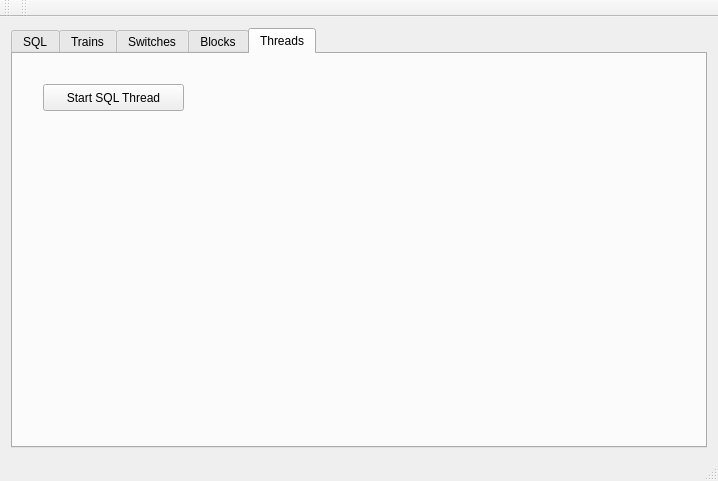
<?xml version="1.0" encoding="UTF-8"?>
<ui version="4.0">
 <class>MainWindow</class>
 <widget class="QMainWindow" name="MainWindow">
  <property name="geometry">
   <rect>
    <x>0</x>
    <y>0</y>
    <width>718</width>
    <height>481</height>
   </rect>
  </property>
  <property name="windowTitle">
   <string>Train Rec SQL</string>
  </property>
  <widget class="QWidget" name="centralWidget">
   <layout class="QHBoxLayout" name="horizontalLayout">
    <item>
     <widget class="QTabWidget" name="tabWidget">
      <property name="currentIndex">
       <number>4</number>
      </property>
      <widget class="QWidget" name="tab_2">
       <attribute name="title">
        <string>SQL</string>
       </attribute>
       <layout class="QGridLayout" name="gridLayout">
        <item row="0" column="0">
         <layout class="QHBoxLayout" name="horizontalLayout_25">
          <item>
           <layout class="QVBoxLayout" name="verticalLayout_3">
            <property name="sizeConstraint">
             <enum>QLayout::SetDefaultConstraint</enum>
            </property>
            <item>
             <layout class="QHBoxLayout" name="horizontalLayout_5">
              <item>
               <widget class="QLabel" name="label_hostname">
                <property name="text">
                 <string>Hostname: </string>
                </property>
               </widget>
              </item>
              <item alignment="Qt::AlignLeft">
               <widget class="QLineEdit" name="lineEdit_hostname">
                <property name="text">
                 <string>pavelow.eng.uah.edu</string>
                </property>
               </widget>
              </item>
             </layout>
            </item>
            <item>
             <layout class="QHBoxLayout" name="horizontalLayout_6">
              <item>
               <widget class="QLabel" name="label_port">
                <property name="text">
                 <string>Port: </string>
                </property>
               </widget>
              </item>
              <item alignment="Qt::AlignLeft">
               <widget class="QSpinBox" name="spinBox_port">
                <property name="maximum">
                 <number>99999</number>
                </property>
                <property name="value">
                 <number>33153</number>
                </property>
               </widget>
              </item>
             </layout>
            </item>
            <item>
             <layout class="QHBoxLayout" name="horizontalLayout_7">
              <item>
               <widget class="QLabel" name="label_user">
                <property name="text">
                 <string>User: </string>
                </property>
               </widget>
              </item>
              <item alignment="Qt::AlignLeft">
               <widget class="QLineEdit" name="lineEdit_user">
                <property name="text">
                 <string>root</string>
                </property>
               </widget>
              </item>
             </layout>
            </item>
            <item>
             <layout class="QHBoxLayout" name="horizontalLayout_8">
              <item>
               <widget class="QLabel" name="label_password">
                <property name="text">
                 <string>Password: </string>
                </property>
               </widget>
              </item>
              <item alignment="Qt::AlignLeft">
               <widget class="QLineEdit" name="lineEdit_password">
                <property name="text">
                 <string>cstrapwi</string>
                </property>
               </widget>
              </item>
             </layout>
            </item>
            <item>
             <layout class="QHBoxLayout" name="horizontalLayout_9">
              <item>
               <widget class="QLabel" name="label_database">
                <property name="text">
                 <string>Database: </string>
                </property>
               </widget>
              </item>
              <item alignment="Qt::AlignLeft">
               <widget class="QLineEdit" name="lineEdit_database">
                <property name="text">
                 <string>cpe453</string>
                </property>
               </widget>
              </item>
             </layout>
            </item>
            <item>
             <layout class="QHBoxLayout" name="horizontalLayout_10">
              <item>
               <widget class="QLabel" name="label_schema">
                <property name="text">
                 <string>Schema: </string>
                </property>
               </widget>
              </item>
              <item alignment="Qt::AlignLeft">
               <widget class="QLineEdit" name="lineEdit_schema">
                <property name="text">
                 <string>public</string>
                </property>
               </widget>
              </item>
             </layout>
            </item>
            <item>
             <layout class="QHBoxLayout" name="horizontalLayout_11">
              <item>
               <widget class="QLabel" name="label_table">
                <property name="text">
                 <string>Table: </string>
                </property>
               </widget>
              </item>
              <item alignment="Qt::AlignLeft">
               <widget class="QLineEdit" name="lineEdit_table">
                <property name="text">
                 <string>testsql</string>
                </property>
               </widget>
              </item>
             </layout>
            </item>
           </layout>
          </item>
          <item>
           <widget class="QTextBrowser" name="textBrowser_sql"/>
          </item>
         </layout>
        </item>
        <item row="1" column="0">
         <layout class="QHBoxLayout" name="horizontalLayout_12">
          <item>
           <spacer name="horizontalSpacer_2">
            <property name="orientation">
             <enum>Qt::Horizontal</enum>
            </property>
            <property name="sizeHint" stdset="0">
             <size>
              <width>40</width>
              <height>20</height>
             </size>
            </property>
           </spacer>
          </item>
          <item>
           <widget class="QPushButton" name="pushButton_connect">
            <property name="text">
             <string>Connect</string>
            </property>
           </widget>
          </item>
          <item>
           <spacer name="horizontalSpacer_10">
            <property name="orientation">
             <enum>Qt::Horizontal</enum>
            </property>
            <property name="sizeHint" stdset="0">
             <size>
              <width>40</width>
              <height>20</height>
             </size>
            </property>
           </spacer>
          </item>
          <item>
           <widget class="QPushButton" name="pushButton_disconnect">
            <property name="enabled">
             <bool>false</bool>
            </property>
            <property name="text">
             <string>Disconnect</string>
            </property>
           </widget>
          </item>
          <item>
           <spacer name="horizontalSpacer_9">
            <property name="orientation">
             <enum>Qt::Horizontal</enum>
            </property>
            <property name="sizeHint" stdset="0">
             <size>
              <width>40</width>
              <height>20</height>
             </size>
            </property>
           </spacer>
          </item>
         </layout>
        </item>
        <item row="2" column="0">
         <layout class="QHBoxLayout" name="horizontalLayout_13">
          <item>
           <widget class="QLabel" name="label_query">
            <property name="text">
             <string>SQL Query: </string>
            </property>
           </widget>
          </item>
          <item>
           <widget class="QLineEdit" name="lineEdit_query">
            <property name="text">
             <string>SELECT * FROM public.testsql</string>
            </property>
           </widget>
          </item>
          <item>
           <widget class="QPushButton" name="pushButton_runQuery">
            <property name="enabled">
             <bool>false</bool>
            </property>
            <property name="text">
             <string>Run Query</string>
            </property>
           </widget>
          </item>
         </layout>
        </item>
       </layout>
      </widget>
      <widget class="QWidget" name="tab">
       <attribute name="title">
        <string>Trains</string>
       </attribute>
       <widget class="QPushButton" name="pushButton_getTrains">
        <property name="geometry">
         <rect>
          <x>590</x>
          <y>340</y>
          <width>81</width>
          <height>22</height>
         </rect>
        </property>
        <property name="text">
         <string>List Trains</string>
        </property>
       </widget>
       <widget class="QPlainTextEdit" name="plainTextEdit_listTrains">
        <property name="geometry">
         <rect>
          <x>310</x>
          <y>20</y>
          <width>371</width>
          <height>311</height>
         </rect>
        </property>
        <property name="acceptDrops">
         <bool>false</bool>
        </property>
       </widget>
       <widget class="QWidget" name="layoutWidget">
        <property name="geometry">
         <rect>
          <x>10</x>
          <y>50</y>
          <width>186</width>
          <height>52</height>
         </rect>
        </property>
        <layout class="QGridLayout" name="gridLayout_2">
         <item row="0" column="0">
          <widget class="QLabel" name="label">
           <property name="text">
            <string>Train #</string>
           </property>
          </widget>
         </item>
         <item row="1" column="0">
          <widget class="QSpinBox" name="spinBox_slotReq">
           <property name="minimum">
            <number>1</number>
           </property>
          </widget>
         </item>
         <item row="1" column="1">
          <widget class="QPushButton" name="pushButton_slotReq">
           <property name="text">
            <string>Req Slot for Train</string>
           </property>
          </widget>
         </item>
        </layout>
       </widget>
       <widget class="QWidget" name="layoutWidget">
        <property name="geometry">
         <rect>
          <x>10</x>
          <y>10</y>
          <width>276</width>
          <height>29</height>
         </rect>
        </property>
        <layout class="QGridLayout" name="gridLayout_3">
         <item row="0" column="0">
          <widget class="QPushButton" name="pushButton_trackOn">
           <property name="text">
            <string>Track On</string>
           </property>
          </widget>
         </item>
         <item row="0" column="1">
          <widget class="QPushButton" name="pushButton_trackOff">
           <property name="text">
            <string>Track Off</string>
           </property>
          </widget>
         </item>
         <item row="0" column="2">
          <widget class="QPushButton" name="pushButton_trackReset">
           <property name="text">
            <string>Track Reset</string>
           </property>
          </widget>
         </item>
        </layout>
       </widget>
       <widget class="QWidget" name="layoutWidget">
        <property name="geometry">
         <rect>
          <x>10</x>
          <y>110</y>
          <width>307</width>
          <height>52</height>
         </rect>
        </property>
        <layout class="QGridLayout" name="gridLayout_4">
         <item row="0" column="0">
          <widget class="QLabel" name="label_2">
           <property name="text">
            <string>Slot #</string>
           </property>
          </widget>
         </item>
         <item row="0" column="1">
          <widget class="QLabel" name="label_3">
           <property name="text">
            <string>Speed %</string>
           </property>
          </widget>
         </item>
         <item row="0" column="2">
          <widget class="QLabel" name="label_4">
           <property name="text">
            <string>Reverse</string>
           </property>
          </widget>
         </item>
         <item row="1" column="0">
          <widget class="QSpinBox" name="spinBox_slotTrainReq">
           <property name="minimum">
            <number>1</number>
           </property>
           <property name="maximum">
            <number>119</number>
           </property>
          </widget>
         </item>
         <item row="1" column="1">
          <widget class="QSpinBox" name="spinBox_setTrainSpeed">
           <property name="minimum">
            <number>0</number>
           </property>
           <property name="maximum">
            <number>100</number>
           </property>
           <property name="value">
            <number>0</number>
           </property>
          </widget>
         </item>
         <item row="1" column="2">
          <widget class="QSpinBox" name="spinBox_trainDir">
           <property name="maximum">
            <number>1</number>
           </property>
          </widget>
         </item>
         <item row="1" column="3">
          <widget class="QPushButton" name="pushButton_trainReq">
           <property name="text">
            <string>Set Train Speed</string>
           </property>
          </widget>
         </item>
        </layout>
       </widget>
       <widget class="QWidget" name="layoutWidget">
        <property name="geometry">
         <rect>
          <x>10</x>
          <y>170</y>
          <width>186</width>
          <height>128</height>
         </rect>
        </property>
        <layout class="QGridLayout" name="gridLayout_5">
         <item row="1" column="0">
          <widget class="QSpinBox" name="spinBox_slotMacros">
           <property name="minimum">
            <number>1</number>
           </property>
           <property name="maximum">
            <number>119</number>
           </property>
          </widget>
         </item>
         <item row="0" column="1">
          <widget class="QPushButton" name="pushButton_slotUse">
           <property name="text">
            <string>SLOT_USE</string>
           </property>
          </widget>
         </item>
         <item row="1" column="1">
          <widget class="QPushButton" name="pushButton_slotDispatch">
           <property name="text">
            <string>SLOT_DISPATCH</string>
           </property>
          </widget>
         </item>
         <item row="2" column="1">
          <widget class="QPushButton" name="pushButton_slotClear">
           <property name="text">
            <string>SLOT_CLEAR</string>
           </property>
          </widget>
         </item>
         <item row="0" column="0">
          <widget class="QLabel" name="label_5">
           <property name="text">
            <string>Slot #</string>
           </property>
          </widget>
         </item>
         <item row="3" column="1">
          <widget class="QPushButton" name="pushButton_slotScan">
           <property name="text">
            <string>SLOT_SCAN</string>
           </property>
          </widget>
         </item>
        </layout>
       </widget>
      </widget>
      <widget class="QWidget" name="tab_3">
       <attribute name="title">
        <string>Switches</string>
       </attribute>
       <widget class="QWidget" name="layoutWidget">
        <property name="geometry">
         <rect>
          <x>20</x>
          <y>30</y>
          <width>219</width>
          <height>52</height>
         </rect>
        </property>
        <layout class="QGridLayout" name="gridLayout_6">
         <item row="0" column="0">
          <widget class="QLabel" name="label_6">
           <property name="text">
            <string>Switch #</string>
           </property>
          </widget>
         </item>
         <item row="0" column="1">
          <widget class="QLabel" name="label_7">
           <property name="text">
            <string>State 1/0</string>
           </property>
          </widget>
         </item>
         <item row="1" column="0">
          <widget class="QSpinBox" name="spinBox_switchAdr"/>
         </item>
         <item row="1" column="1">
          <widget class="QSpinBox" name="spinBox_switchState">
           <property name="maximum">
            <number>1</number>
           </property>
          </widget>
         </item>
         <item row="1" column="2">
          <widget class="QPushButton" name="pushButton_switchReq">
           <property name="text">
            <string>Set Switch</string>
           </property>
          </widget>
         </item>
        </layout>
       </widget>
      </widget>
      <widget class="QWidget" name="tab_4">
       <attribute name="title">
        <string>Blocks</string>
       </attribute>
       <widget class="QPlainTextEdit" name="plainTextEdit_listBlocks">
        <property name="geometry">
         <rect>
          <x>20</x>
          <y>10</y>
          <width>261</width>
          <height>351</height>
         </rect>
        </property>
       </widget>
       <widget class="QPushButton" name="pushButton_listBlocks">
        <property name="geometry">
         <rect>
          <x>320</x>
          <y>20</y>
          <width>161</width>
          <height>22</height>
         </rect>
        </property>
        <property name="text">
         <string>List Detection Sections</string>
        </property>
       </widget>
      </widget>
      <widget class="QWidget" name="tab_5">
       <attribute name="title">
        <string>Threads</string>
       </attribute>
       <widget class="QPushButton" name="pushButton_thread_beginSQL">
        <property name="geometry">
         <rect>
          <x>30</x>
          <y>30</y>
          <width>141</width>
          <height>27</height>
         </rect>
        </property>
        <property name="text">
         <string>Start SQL Thread</string>
        </property>
       </widget>
      </widget>
     </widget>
    </item>
   </layout>
  </widget>
  <widget class="QMenuBar" name="menuBar">
   <property name="geometry">
    <rect>
     <x>0</x>
     <y>0</y>
     <width>718</width>
     <height>25</height>
    </rect>
   </property>
  </widget>
  <widget class="QToolBar" name="mainToolBar">
   <attribute name="toolBarArea">
    <enum>TopToolBarArea</enum>
   </attribute>
   <attribute name="toolBarBreak">
    <bool>false</bool>
   </attribute>
  </widget>
  <widget class="QStatusBar" name="statusBar"/>
  <widget class="QToolBar" name="toolBar">
   <property name="windowTitle">
    <string>toolBar</string>
   </property>
   <attribute name="toolBarArea">
    <enum>TopToolBarArea</enum>
   </attribute>
   <attribute name="toolBarBreak">
    <bool>false</bool>
   </attribute>
  </widget>
 </widget>
 <layoutdefault spacing="6" margin="11"/>
 <resources/>
 <connections/>
</ui>
